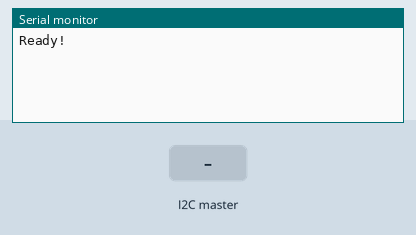
Simulated run of this sketch. Board: Arduino Uno, built with avr-gcc and run on an emulated ATmega328P. Parts: the last lines printed to the serial monitor. Inputs (shaded band) come from the test bench.

Above: at 1.2 s.
1.3 s: the I2C master sends the byte 1
At 2.5 s:
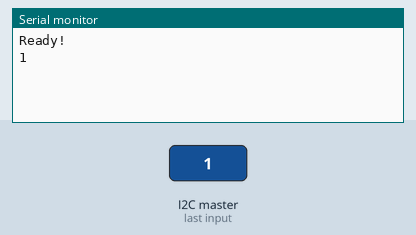
2.8 s: the I2C master sends the byte 0
At 3.7 s:
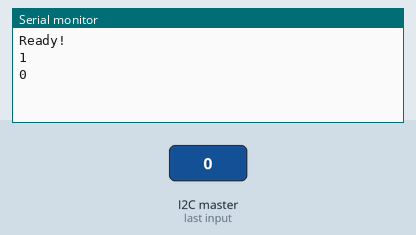

The sketch:

arduino22.ino
```cpp
#include <Wire.h>

#define SLAVE_ADDRESS 0x04
void setup()
{
    Serial.begin(9600);         // start serial for output
    Wire.begin(SLAVE_ADDRESS);
    Wire.onReceive(receiveData);
    Wire.onRequest(sendData);
    Serial.println("Ready!");
}
int pin,st,val=0,flag=0,index=0;
//char buf[8];
char fer = 0;
//byte b[2];
void loop()
{
  if(flag==1)
  {
    Serial.println(pin);
    val=analogRead(pin);

//    val=analogWrite(b, fer);
    sendData();
//    b[0]=val/256;
//    b[1]=val%256;
    flag=0;
  }
}

void receiveData(int byteCount)
{
    while(Wire.available()>0)
    {
      pin=Wire.read();
      flag=1;
    }
}

// callback for sending data
void sendData()
{
  Wire.write(fer);
}
```

Measured:
- after the input at 1.3 s, the serial monitor: prints a new line at once (image 1)
- after the input at 2.8 s, the serial monitor: prints a new line at once (image 2)
